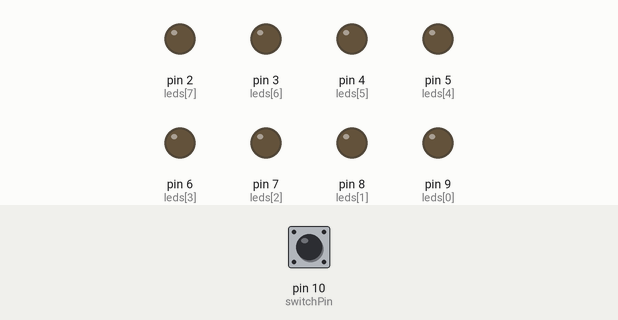
Simulated run of this sketch. Board: Arduino Uno, built with avr-gcc and run on an emulated ATmega328P. On the bench: output pins drawn as LEDs (lit = HIGH). Dashed ring = blinking. The inputs (shaded band) are chosen by the test bench; at power-on: pin 10 (switchPin) LOW.

Above: at 1.2 s.
1.3 s: pin 10 (switchPin) pulled HIGH for 1 s
At 2.67 s:
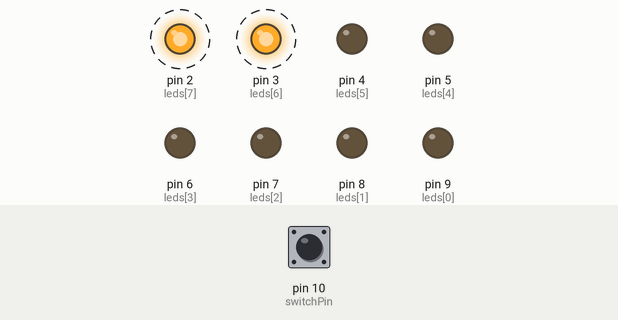
4.3 s: pin 10 (switchPin) pulled HIGH for 0.15 s
At 5.12 s:
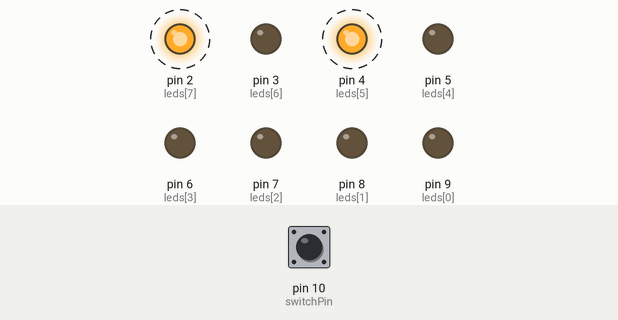
7.4 s: pin 10 (switchPin) pulled HIGH for 3.2 s
At 12.17 s:
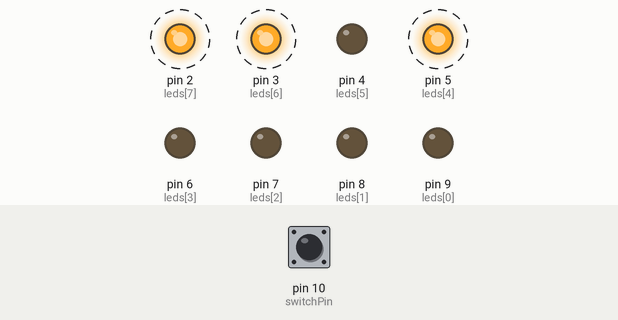
Timing chart, 0 to 29.3 s (numbered marks = the images above; inputs shaded):
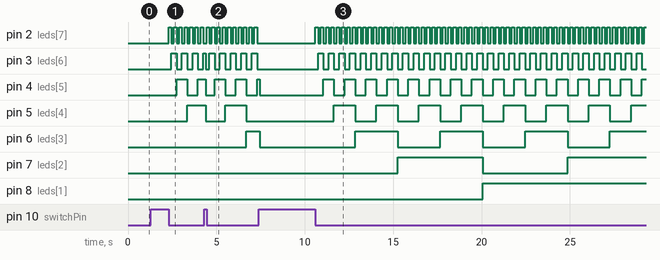

The sketch:

ArduinoBinaryLedCounter.ino
```cpp
//  Button variables
const byte switchPin = 10;
bool deviceOn = false;

// Global LED variable
int millisecondsPerNumber = 150;
byte leds[8] = {9,8,7,6,5,4,3,2};

// Initializing
void setup() {
  Serial.begin(9600);
  //initialize the 8 led pins and 1 switch
  for(byte i= 0; i < (sizeof(leds)/sizeof(byte)) ; i++){
    pinMode(leds[i], OUTPUT);
  }
  pinMode(switchPin, INPUT);
}

void loop() {
  checkDeviceState();
  if (deviceOn == true){
    // calculate binary number and show value as long as the delay (in milliseconds)
    for(byte number = 1; number <= 255; number++){
      // React on pushbutton OFF when counting
      checkDeviceState();
      if (deviceOn == false) break;
      calculateBinaryLedValue(number);
    }
  }
}

void checkDeviceState(){
  // Switchbutton reading. The switchbutton is used as a button/toggle to power on the binary counter
  byte switchState = digitalRead(switchPin);

  // On switchbutton click (when LED is OFF) lightup LEDs
  if (deviceOn == false && switchState == HIGH){
    deviceOn = true;
    return;
  }

  // On switchbutton click (when LED is ON) turn off LEDs
  if (deviceOn == true && switchState == HIGH){
    deviceOn = false;
    return;
  }
}

void ledsOff(){
  byte i = 0;
  while(i < (sizeof(leds)/sizeof(byte))){
    digitalWrite(leds[i], LOW);
    i++;
  }
}

void calculateBinaryLedValue(byte number){
  // power of 2 (2^0 <---> 2^7), values for all 8 LEDs
  byte binaryNumbers[8] = {128,64,32,16,8,4,2,1};

  // determine which LED(s) to light on
  byte decimal = number;
  byte i = 0;
  while(i < (sizeof(binaryNumbers)/sizeof(byte))){
    checkDeviceState();
    if (deviceOn == false) break;

    int result = decimal - binaryNumbers[i];
    if(result >= 0){
      decimal = result;
      digitalWrite(leds[i], HIGH);

      // When result is 0 the binary value is known and the next number can be put in the loop
      if(result == 0){
        break;
      }
    }

    i++;
  }

  delay(millisecondsPerNumber);
  ledsOff();
}
```

Measured:
- after the input at 1.3 s, pin 2 (leds[7]): alternates HIGH for 0.15 s and LOW for 0.15 s, starting after 1.0 s; pin 3 (leds[6]): alternates HIGH for 0.30 s and LOW for 0.30 s, starting after 1.2 s; pin 4 (leds[5]): LOW → HIGH after 1.5 s, → LOW 0.60 s later, → HIGH 0.60 s later; pin 5 (leds[4]): LOW → HIGH after 2.1 s
- after the input at 4.3 s, pin 7 (leds[2]): stays LOW (without the input it goes to HIGH after 2.7 s)
- after the input at 7.4 s, pin 9 (leds[0]): stays LOW (without the input it goes to HIGH after 16.1 s)
- by itself, pin 6 (leds[3]): repeats every 4.8 s: HIGH 2.4 s, LOW 2.4 s
